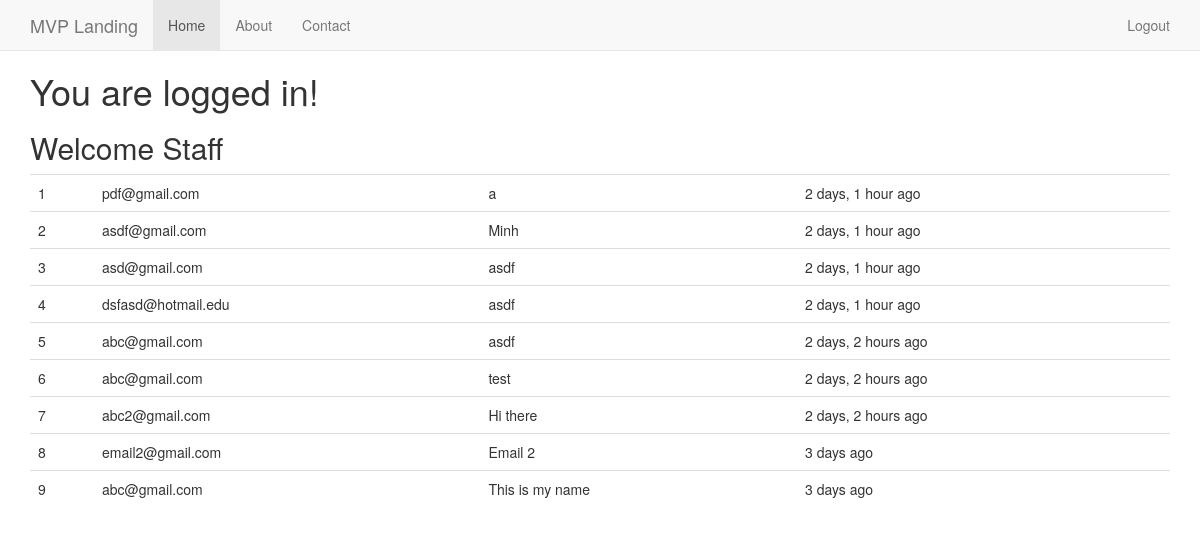
The app's page / (signed in) with its own data.
### newsletter/models.py (models this page shows, shortened)
class SignUp(models.Model):
	email = models.EmailField()
	full_name = models.CharField(max_length=120, blank=True, null=True)
	timestamp = models.DateTimeField(auto_now_add=True, auto_now=False)
	updated = models.DateTimeField(auto_now_add=False, auto_now=True)

### newsletter/views.py (the view, shortened to what this page needs)
# urls.py: 2. Add a URL to urlpatterns:  url(r'^$', views.home, name='home')
def home(request):
	title = "My title"
	if request.user.is_authenticated():
		title = "My title {}".format(request.user)
	form = SignUpForm(request.POST or None)
	context = {
		"title": title,
		"form": form,
	}
	if request.user.is_authenticated() and request.user.is_staff:
		queryset = SignUp.objects.all().order_by('-timestamp') #.filter(full_name__iexact="Justin")
		context = {
			"queryset": queryset
		}
	return render(request, "home.html", context)

### templates/home.html (shortened to what this page needs)
{% extends 'base.html' %} {% load crispy_forms_tags %} {% block head_title %}Welcome | {% endblock %} {% block style %} .lead { text-align: center; } {% endblock %}  {% block content %}
 {% if request.user.is_authenticated %}
<h1>You are logged in!</h1>
    {% if queryset %}
    <h2>Welcome Staff</h2>
    <table class='table'>
    {% for instance in queryset %}
        <tr><td>{{ forloop.counter }}</td><td>{{ instance.email }}</td><td>{{ instance.full_name }}</td><td>{{ instance.timestamp|timesince }} ago</td></tr>
    {% endfor %}
    </table>
    {% endif %}
{% endif %}
{% endblock %}

### static/our_static/css/navbar-static-top.css (style rules this page uses)
body { min-height: 2000px; }

### records on screen
SignUp: email "pdf@gmail.com", full_name "a", timestamp "2 days, 1 hour"
SignUp: email "asdf@gmail.com", full_name "Minh", timestamp "2 days, 1 hour"
SignUp: email "asd@gmail.com", full_name "asdf", timestamp "2 days, 1 hour"
SignUp: email "dsfasd@hotmail.edu", full_name "asdf", timestamp "2 days, 1 hour"
SignUp: email "abc@gmail.com", full_name "asdf", timestamp "2 days, 2 hours"
SignUp: email "abc@gmail.com", full_name "test", timestamp "2 days, 2 hours"
SignUp: email "abc2@gmail.com", full_name "Hi there", timestamp "2 days, 2 hours"
SignUp: email "email2@gmail.com", full_name "Email 2", timestamp "3 days"
SignUp: email "abc@gmail.com", full_name "This is my name", timestamp "3 days"
